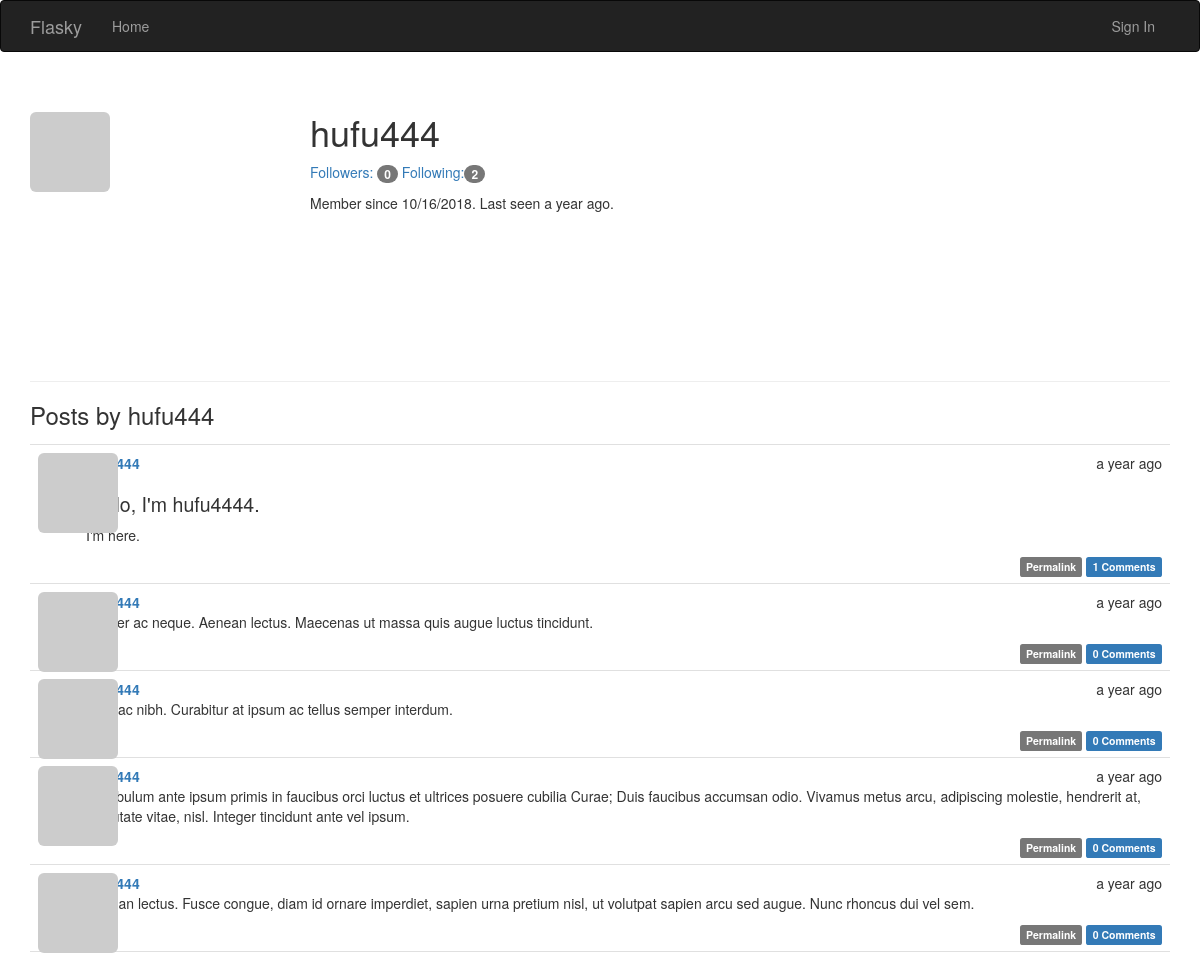
The app's page /user/hufu444 with its own data.
### app/models.py (models this page shows, shortened)
class User(UserMixin, db.Model):
    __tablename__ = 'users'
    id = db.Column(db.Integer, primary_key=True)
    email = db.Column(db.String(64), unique=True, index=True)
    username = db.Column(db.String(64), unique=True, index=True)
    password_hash = db.Column(db.String(128))
    role_id = db.Column(db.Integer, db.ForeignKey('roles.id'))
    avatar_hash = db.Column(db.String(32))
    confirmed = db.Column(db.Boolean, default=False)
    name = db.Column(db.String(64))
    location = db.Column(db.String(64))
    about_me = db.Column(db.Text())
    member_since = db.Column(db.DateTime(), default=datetime.utcnow)
    last_seen = db.Column(db.DateTime(), default=datetime.utcnow)
    posts = db.relationship('Post', backref='author', lazy='dynamic')
    followed = db.relationship('Follow', foreign_keys=[Follow.follower_id], backref=db.backref('follower', lazy='joined'),
        lazy='dynamic', cascade='all, delete-orphan')
    followers = db.relationship('Follow', foreign_keys=[Follow.followed_id], backref=db.backref('followed', lazy='joined'),
        lazy='dynamic', cascade='all, delete-orphan')
    comments = db.relationship('Comment', backref='author', lazy='dynamic')
    def gravatar(self, size=100, default='identicon', rating='g'):
        url = 'https://secure.gravatar.com/avatar'
        hash = self.avatar_hash or self.gravatar_hash()
        return '{url}/{hash}?s={size}&d={default}&r={rating}'.format(url=url, hash=hash, size=size, default=default, rating=rating)
    @property
    def password(self):
        raise AttributeError('password is not a readable attribute')
    @password.setter
    def password(self, password):
        self.password_hash = generate_password_hash(password)
    '''@staticmethod
    def generate_fake(count=100):
        from sqlalchemy.exc import IntegrityError
        from random import seed
        import forgery_py

        seed()
        #r = Role.query.filter_by(name='User').first()
        for i in range(count):
            u = User(email=forgery_py.internet.email_address(),
                username=forgery_py.internet.user_name(True),
                password=forgery_py.lorem_ipsum.word(),
                #role= r,
                confirmed=True,
                name=forgery_py.name.full_name(),
                location=forgery_py.address.city(),
                about_me=forgery_py.lorem_ipsum.sentence(),
                member_since=forgery_py.date.date(True))
            db.session.add(u)
            try:
                db.session.commit()
            except:
                db.session.rollback()'''

class Post(db.Model):
    __tablename__ = "posts"
    id = db.Column(db.Integer, primary_key=True)
    body = db.Column(db.Text)
    body_html = db.Column(db.Text)
    timestamp = db.Column(db.DateTime, index=True, default=datetime.utcnow)
    author_id = db.Column(db.Integer, db.ForeignKey('users.id'))
    comments = db.relationship('Comment', backref='post', lazy='dynamic')
    '''@staticmethod
    def generate_fake(count=100):
        from random import seed, randint
        import forgery_py

        seed()
        user_count = User.query.count()
        for i in range(count):
            u = User.query.offset(randint(0, user_count - 1)).first()
            p = Post(body=forgery_py.lorem_ipsum.sentences(randint(1, 3)),
                timestamp=forgery_py.date.date(True),
                author=u)
            db.session.add(p)
            db.session.commit()'''

### app/main/views.py (the view)
@main.route('/user/<username>')
def user(username):
    user = User.query.filter_by(username=username).first()
    if user is None:
        abort(404)
    posts = user.posts.order_by(Post.timestamp.desc()).all()
    return render_template('user.html', user=user, posts=posts)

### app/auth/views.py (called while the page is built)
@auth.before_app_request
def before_request():
    if current_user.is_authenticated:
        current_user.ping()
        if not current_user.confirmed and request.endpoint[:5] != 'auth.':
            return redirect(url_for('auth.unconfirmed'))

### app/main/__init__.py (called while the page is built)
@main.app_context_processor
def inject_permissions():
    return dict(Permission=Permission)  #返回一个字典

### app/main/views.py (called while the page is built)
@main.after_app_request
def after_request(response):
    for query in get_debug_queries():
        if query.duration >= current_app.config['FLASKY_SLOW_DB_QUERY_TIME']:
            current_app.logger.warning(
                'Slow query: %s\nParameters: %s\nDuration: %fs\nContext: %s\n' %
                (query.statement, query.parameters, query.duration, query.context))
    return response

### app/models.py (called while the page is built)
    def can(self, permissions):
        return False

    def is_administrator(self):
        return False

### app/templates/user.html (shortened to what this page needs)
{% extends "base.html" %}
{% block page_content %}
<div class="page-header">
<img class="img-rounded profile-thumbnail" src="{{user.gravatar(size=256)}}">
<div class="profile-header">
<h1>{{ user.username }}</h1>
<p>
<a href="{{url_for('.followers', username=user.username)}}">Followers: <span class="badge">{{user.followers.count()-1}}
</span></a>
<a href="{{url_for('.followed_by', username=user.username)}}">Following:<span class="badge">
{{user.followed.count()-1}}</span></a>
</p>
<p>Member since {{moment(user.member_since).format('L')}}.
Last seen {{moment(user.last_seen).fromNow()}}.</p>
</div>
</div>
<h3>Posts by {{user.username}}</h3>
{% include '_posts.html' %}
{% endblock %}

### app/templates/_posts.html (shortened to what this page needs)
<ul class="posts">
{% for post in posts %}
<li class="post">
<div class="post-thumbnail">
<a href="{{url_for('.user', username=post.author.username)}}"><img class="img-rounded profile-thumbnail"
    src="{{post.author.gravatar(size=40)}}"></a>
</div>
<div class="post-content">
<div class="post-date">{{moment(post.timestamp).fromNow()}}</div>
<div class="post-author">
<a href="{{url_for('.user', username=post.author.username)}}">{{post.author.username}}</a>
</div>
<div class="post-body">
{% if post.body_html %}
{{post.body_html | safe}}
{% else %}
{{post.body}}
{% endif %}
</div>
<div class="post-footer">
<a href="{{url_for('.post', id=post.id)}}">
<span class="label label-default">Permalink</span>
</a>
<a href="{{url_for('.post', id=post.id)}}#comments"><span class="label label-primary">
{{post.comments.count()}} Comments</span>
</a>
</div>
</div>
</li>
{% endfor %}
</ul>

### app/static/styles.css (style rules this page uses)
.profile-thumbnail { position: absolute; }
.profile-header { min-height: 260px; margin-left: 280px; }
ul.posts { list-style-type: none; padding: 0px; margin: 16px 0px 0px 0px; border-top: 1px solid #e0e0e0; }
ul.posts li.post { padding: 8px; border-bottom: 1px solid #e0e0e0; }
div.post-date { float: right; }
div.post-author { font-weight: bold; }
div.post-thumbnail { position: absolute; }
div.post-content { margin-left: 48px; min-height: 48px; }
div.post-footer { text-align: right; }
.post-body h1 { font-size: 140%; }

### records on screen
User: username "hufu444", member_since "10/16/2018", last_seen "a year ago"
Post: timestamp "a year ago", body_html "Hello, I'm hufu4444. I'm here.", comments.count "1"
Post: timestamp "a year ago", body_html "Integer ac neque. Aenean lectus. Maecenas ut massa quis augue luctus tincidunt.", comments.count "0"
Post: timestamp "a year ago", body_html "Duis ac nibh. Curabitur at ipsum ac tellus semper interdum.", comments.count "0"
Post: timestamp "a year ago", body_html "Vestibulum ante ipsum primis in faucibus orci luctus et ultrices posuere cubilia Curae; Duis faucibus accumsan odio. Vivamus metus arcu, adipiscing molestie, hendrerit at, vulputate vitae, nisl. Integer tincidunt ante vel ipsum.", comments.count "0"
Post: timestamp "a year ago", body_html "Aenean lectus. Fusce congue, diam id ornare imperdiet, sapien urna pretium nisl, ut volutpat sapien arcu sed augue. Nunc rhoncus dui vel sem.", comments.count "0"

### other values on screen
{{ user.followers.count()-1 }} "0"
{{ user.followed.count()-1 }} "2"
